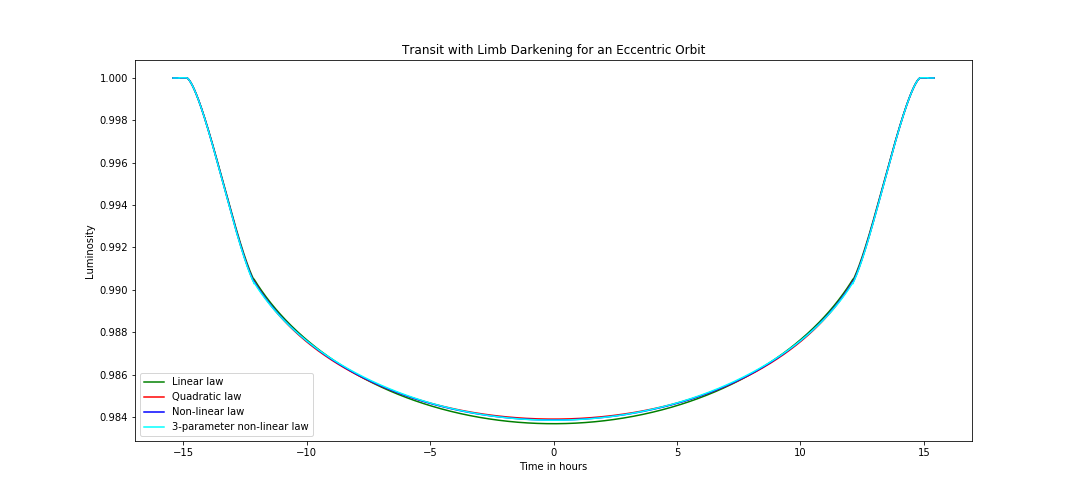

Source code (Python):
# -*- coding: utf-8 -*-
"""
Created on Wed Jun 24 13:53:19 2020

@author: Administrator
"""


#Transit light curve with eccentricity
#This does not work for exaggerated values of eccentricity

#importing the required modules
import numpy as np
import matplotlib.pyplot as plt
from scipy.integrate import simps
from scipy.optimize import newton

#defining functions for the limb darkening laws
#intensity at the centre is taken to be 1

#linear law
def linear(x, u, R):
    mu =  np.sqrt(1.0 - x**2/R**2)
    return (1.0 - u*(1.0 - mu))

#quadratic law
def quadratic(x, a, b, R):
    mu =  np.sqrt(1.0 - x**2/R**2)
    return (1.0 - a*(1.0 - mu) - b*(1.0 - mu)**2)

#non-linear law
def nonlinear(x, u1, u2, u3, u4, R):
    mu =  np.sqrt(1.0 - x**2/R**2)
    return (1.0 - u1*(1.0 - mu**0.5) - u2*(1.0 - mu) - u3*(1.0 - mu**1.5) - u4*(1.0 - mu**2))

#3-parameter non-linear law
def param3(x, u2, u3, u4, R):
    mu =  np.sqrt(1.0 - x**2/R**2)
    return (1.0 - u2*(1.0 - mu) - u3*(1.0 - mu**1.5) - u4*(1.0 - mu**2))

#defining the parameters
R, rP = 627938.0, 69911.0
u = 0.7215
a, b = 0.6408, 0.0999
u1, u2, u3, u4 = 0.6928, -0.6109, 1.2029, -0.4366
c2, c3, c4 = 1.2877, -0.9263, 0.4009
A = 778.0e6
P = 12.0*365*24
w, e = 1.5*np.pi, 0.01

tT = P*np.arcsin(R*(1.0 + rP/R)/A)/np.pi
tF = np.arcsin(np.sin(tT*np.pi/P)*(1.0 - rP/R)/(1.0 + rP/R))*P/np.pi
factor = np.sqrt(1.0 - e**2)/(1 + e*np.sin(w))
tt = tT*factor
tf = tF*factor

#defining a function to find E using Newton-Raphson
def solveE(E, M, e):
    return E - e*np.sin(E) - M

#Transit with the linear law:

#calculating the total luminosity of the star without the planet
r_total = np.linspace(0, R, 500)
def L_total_linear(r_total, u, R):
    return (linear(r_total, u, R)*2.0*np.pi*r_total)
lum_total_linear = simps(L_total_linear(r_total, u, R), r_total)

#luminosity before ingress
t1 = np.linspace(-tt/2 - 0.25, -tt/2, 500)
def L_1_linear(x1, lum_total_linear):
    return np.ones(x1.size)
lum_1_linear = L_1_linear(t1, lum_total_linear)

#luminosity during ingress
t2 = np.linspace(-tt/2, -tf/2, 500)
M2 = -2*np.pi*t2/P
E2 = newton(solveE, np.zeros(M2.size), args = (M2, e))
v2 = np.arccos((np.cos(E2) - e)/(1 - e*np.cos(E2)))
r2 = A*(1 - e**2)/(1 + e*np.cos(v2))
x2 = r2*np.cos(2*np.pi - w - v2)
def L_2_linear(x2, u, R, rP, lum_total_linear):
    I = linear(R - rP, u, R)
    arg = (x2 - R)/rP
    arg2 = np.zeros(arg.size)
    arg2[np.where(abs(arg) < 1)] = arg[np.where(abs(arg) < 1)]
    for i in range(arg.size):
        if abs(arg[i]) >= 1:
            arg2[i] = int(arg[i])
    first = I*rP**2*np.arccos(arg2)/lum_total_linear
    second =  I*rP**2*arg2*np.sqrt(1.0 - arg2**2)/lum_total_linear
    return (- first + second + 1.0)
lum_2_linear = L_2_linear(x2, u, R, rP, lum_total_linear)

#luminosity for full transit
t3 = np.linspace(-tf/2, tf/2, 500)
M3 = 2*np.pi*t3/P
E3 = newton(solveE, np.zeros(M3.size), args = (M3, e))
v3 = np.arccos((np.cos(E3) - e)/(1 - e*np.cos(E3)))
r3 = A*(1 - e**2)/(1 + e*np.cos(v3))
x3 = r3*np.cos(2*np.pi - w - v3)
def L_3_linear(x3, u, R, rP, lum_total_linear):
    L_x = linear(x3, u, R)*np.pi*rP**2
    return (1.0 - L_x/lum_total_linear)
lum_3_linear = L_3_linear(x3, u, R, rP, lum_total_linear)

#luminosity during egress
t4 = np.linspace(tf/2, tt/2, 500)
M4 = 2*np.pi*t4/P
E4 = newton(solveE, np.zeros(M4.size), args = (M4, e))
v4 = np.arccos((np.cos(E4) - e)/(1 - e*np.cos(E4)))
r4 = A*(1 - e**2)/(1 + e*np.cos(v4))
x4 = r4*np.cos(2*np.pi - w - v4)
def L_4_linear(x4, u, R, rP, lum_total_linear):
    I = linear(R - rP, u, R)
    arg = (R - x4)/rP
    arg2 = np.zeros(arg.size)
    arg2[np.where(abs(arg) < 1)] = arg[np.where(abs(arg) < 1)]
    for i in range(arg.size):
        if abs(arg[i]) >= 1:
            arg2[i] = int(arg[i])
    first = I*rP**2*np.arccos(arg2)/lum_total_linear
    second =  I*rP**2*arg2*np.sqrt(1.0 - arg2**2)/lum_total_linear
    return (first - second + 1.0 - I*np.pi*rP**2/lum_total_linear)
lum_4_linear = L_4_linear(x4, u, R, rP, lum_total_linear)

#luminosity after egress
t5 = np.linspace(tt/2, tt/2 + 0.25, 500)
def L_5_linear(x5, lum_total_linear):
    return np.ones(x5.size)
lum_5_linear = L_5_linear(t5, lum_total_linear)

#Transit with the quadratic law:

#calculating the total luminosity of the star without the planet
def L_total_quad(r_total, a, b, R):
    return (quadratic(r_total, a, b, R)*2.0*np.pi*r_total)
lum_total_quad = simps(L_total_quad(r_total, a, b, R), r_total)

#luminosity before ingress
def L_1_quad(x1, lum_total_quad):
    return np.ones(x1.size)
lum_1_quad = L_1_quad(t1, lum_total_quad)

#luminosity during ingress
def L_2_quad(x2, u, R, rP, lum_total_quad):
    I = quadratic(R - rP, a, b, R)
    arg = (x2 - R)/rP
    arg2 = np.zeros(arg.size)
    arg2[np.where(abs(arg) < 1)] = arg[np.where(abs(arg) < 1)]
    for i in range(arg.size):
        if abs(arg[i]) >= 1:
            arg2[i] = int(arg[i])
    first = I*rP**2*np.arccos(arg2)/lum_total_quad
    second =  I*rP**2*arg2*np.sqrt(1.0 - arg2**2)/lum_total_quad
    return (- first + second + 1.0)
lum_2_quad = L_2_quad(x2, u, R, rP, lum_total_quad)

#luminosity for full transit
def L_3_quad(x3, u, R, rP, lum_total_quad):
    L_x = quadratic(x3, a, b, R)*np.pi*rP**2
    return (1.0 - L_x/lum_total_quad)
lum_3_quad = L_3_quad(x3, u, R, rP, lum_total_quad)

#luminosity during egress
def L_4_quad(x4, u, R, rP, lum_total_quad):
    I = quadratic(R - rP, a, b, R)
    arg = (R - x4)/rP
    arg2 = np.zeros(arg.size)
    arg2[np.where(abs(arg) < 1)] = arg[np.where(abs(arg) < 1)]
    for i in range(arg.size):
        if abs(arg[i]) >= 1:
            arg2[i] = int(arg[i])
    first = I*rP**2*np.arccos(arg2)/lum_total_quad
    second =  I*rP**2*arg2*np.sqrt(1.0 - arg2**2)/lum_total_quad
    return (first - second + 1.0 - I*np.pi*rP**2/lum_total_quad)
lum_4_quad = L_4_quad(x4, u, R, rP, lum_total_quad)

#luminosity after egress
def L_5_quad(x5, lum_total_quad):
    return np.ones(x5.size)
lum_5_quad = L_5_quad(t5, lum_total_quad)

#Transit with the non-linear law:

#calculating the total luminosity of the star without the planet
def L_total_nonlinear(r_total, u1, u2, u3, u4, R):
    return (nonlinear(r_total, u1, u2, u3, u4, R)*2.0*np.pi*r_total)
lum_total_nonlinear = simps(L_total_nonlinear(r_total, u1, u2, u3, u4, R), r_total)

#luminosity before ingress
def L_1_nonlinear(x1, lum_total_nonlinear):
    return np.ones(x1.size)
lum_1_nonlinear = L_1_nonlinear(t1, lum_total_nonlinear)

#luminosity during ingress
def L_2_nonlinear(x2, u1, u2, u3, u4, R, rP, lum_total_nonlinear):
    I = nonlinear(R - rP, u1, u2, u3, u4, R)
    arg = (x2 - R)/rP
    arg2 = np.zeros(arg.size)
    arg2[np.where(abs(arg) < 1)] = arg[np.where(abs(arg) < 1)]
    for i in range(arg.size):
        if abs(arg[i]) >= 1:
            arg2[i] = int(arg[i])
    first = I*rP**2*np.arccos(arg2)/lum_total_nonlinear
    second =  I*rP**2*arg2*np.sqrt(1.0 - arg2**2)/lum_total_nonlinear
    return (- first + second + 1.0)
lum_2_nonlinear = L_2_nonlinear(x2, u1, u2, u3, u4, R, rP, lum_total_nonlinear)

#luminosity for full transit
def L_3_nonlinear(x3, u1, u2, u3, u4, R, rP, lum_total_nonlinear):
    L_x = nonlinear(x3, u1, u2, u3, u4, R)*np.pi*rP**2
    return (1.0 - L_x/lum_total_nonlinear)
lum_3_nonlinear = L_3_nonlinear(x3, u1, u2, u3, u4, R, rP, lum_total_nonlinear)

#luminosity during egress
def L_4_nonlinear(x4, u1, u2, u3, u4, R, rP, lum_total_nonlinear):
    I = nonlinear(R - rP, u1, u2, u3, u4, R)
    arg = (R - x4)/rP
    arg2 = np.zeros(arg.size)
    arg2[np.where(abs(arg) < 1)] = arg[np.where(abs(arg) < 1)]
    for i in range(arg.size):
        if abs(arg[i]) >= 1:
            arg2[i] = int(arg[i])
    first = I*rP**2*np.arccos(arg2)/lum_total_nonlinear
    second =  I*rP**2*arg2*np.sqrt(1.0 - arg2**2)/lum_total_nonlinear
    return (first - second + 1.0 - I*np.pi*rP**2/lum_total_nonlinear)
lum_4_nonlinear = L_4_nonlinear(x4, u1, u2, u3, u4, R, rP, lum_total_nonlinear)

#luminosity after egress
def L_5_nonlinear(x5, lum_total_nonlinear):
    return np.ones(x5.size)
lum_5_nonlinear = L_5_nonlinear(t5, lum_total_nonlinear)

#Transit with the 3-parameter non-linear law:

#calculating the total luminosity of the star without the planet
def L_total_3param(r_total, c2, c3, c4, R):
    return (param3(r_total, c2, c3, c4, R)*2.0*np.pi*r_total)
lum_total_3param = simps(L_total_3param(r_total, c2, c3, c4, R), r_total)

#luminosity before ingress
def L_1_3param(x1, lum_total_3param):
    return np.ones(x1.size)
lum_1_3param = L_1_3param(t1, lum_total_3param)

#luminosity during ingress
def L_2_3param(x2, c2, c3, c4, R, rP, lum_total_3param):
    I = param3(R - rP, c2, c3, c4, R)
    arg = (x2 - R)/rP
    arg2 = np.zeros(arg.size)
    arg2[np.where(abs(arg) < 1)] = arg[np.where(abs(arg) < 1)]
    for i in range(arg.size):
        if abs(arg[i]) >= 1:
            arg2[i] = int(arg[i])
    first = I*rP**2*np.arccos(arg2)/lum_total_3param
    second =  I*rP**2*arg2*np.sqrt(1.0 - arg2**2)/lum_total_3param
    return (- first + second + 1.0)
lum_2_3param = L_2_3param(x2, c2, c3, c4, R, rP, lum_total_3param)

#luminosity for full transit
def L_3_3param(x3, c2, c3, c4, R, rP, lum_total_3param):
    L_x = param3(x3, c2, c3, c4, R)*np.pi*rP**2
    return (1.0 - L_x/lum_total_3param)
lum_3_3param = L_3_3param(x3, c2, c3, c4, R, rP, lum_total_3param)

#luminosity during egress
def L_4_3param(x4, c2, c3, c4, R, rP, lum_total_3param):
    I = param3(R - rP, c2, c3, c4, R)
    arg = (R - x4)/rP
    arg2 = np.zeros(arg.size)
    arg2[np.where(abs(arg) < 1)] = arg[np.where(abs(arg) < 1)]
    for i in range(arg.size):
        if abs(arg[i]) >= 1:
            arg2[i] = int(arg[i])
    first = I*rP**2*np.arccos(arg2)/lum_total_3param
    second =  I*rP**2*arg2*np.sqrt(1.0 - arg2**2)/lum_total_3param
    return (first - second + 1.0 - I*np.pi*rP**2/lum_total_3param)
lum_4_3param = L_4_3param(x4, c2, c3, c4, R, rP, lum_total_3param)

#luminosity after egress
def L_5_3param(x5, lum_total_3param):
    return np.ones(x5.size)
lum_5_3param = L_5_3param(t5, lum_total_3param)

#plotting
#Linear law
fig = plt.figure(figsize = (15, 7))
plt.plot(t1, lum_1_linear, color = 'g', label = "Linear law")
plt.plot(t2, lum_2_linear, 'g')
plt.plot(t3, lum_3_linear, 'g')
plt.plot(t4, lum_4_linear, 'g')
plt.plot(t5, lum_5_linear, 'g')
#Quadratic law
plt.plot(t1, lum_1_quad, color = 'r', label = "Quadratic law")
plt.plot(t2, lum_2_quad, 'r')
plt.plot(t3, lum_3_quad, 'r')
plt.plot(t4, lum_4_quad, 'r')
plt.plot(t5, lum_5_quad, 'r')
#Non-linear law
plt.plot(t1, lum_1_nonlinear, color = 'b', label = "Non-linear law")
plt.plot(t2, lum_2_nonlinear, 'b')
plt.plot(t3, lum_3_nonlinear, 'b')
plt.plot(t4, lum_4_nonlinear, 'b')
plt.plot(t5, lum_5_nonlinear, 'b')
#3-parameter non-linear law
plt.plot(t1, lum_1_3param, color = 'cyan', label = "3-parameter non-linear law")
plt.plot(t2, lum_2_3param, 'cyan')
plt.plot(t3, lum_3_3param, 'cyan')
plt.plot(t4, lum_4_3param, 'cyan')
plt.plot(t5, lum_5_3param, 'cyan')

plt.legend()
plt.xlabel("Time in hours")
plt.ylabel("Luminosity")
plt.title("Transit with Limb Darkening for an Eccentric Orbit")
plt.savefig("Week_2_5.png")
plt.show()